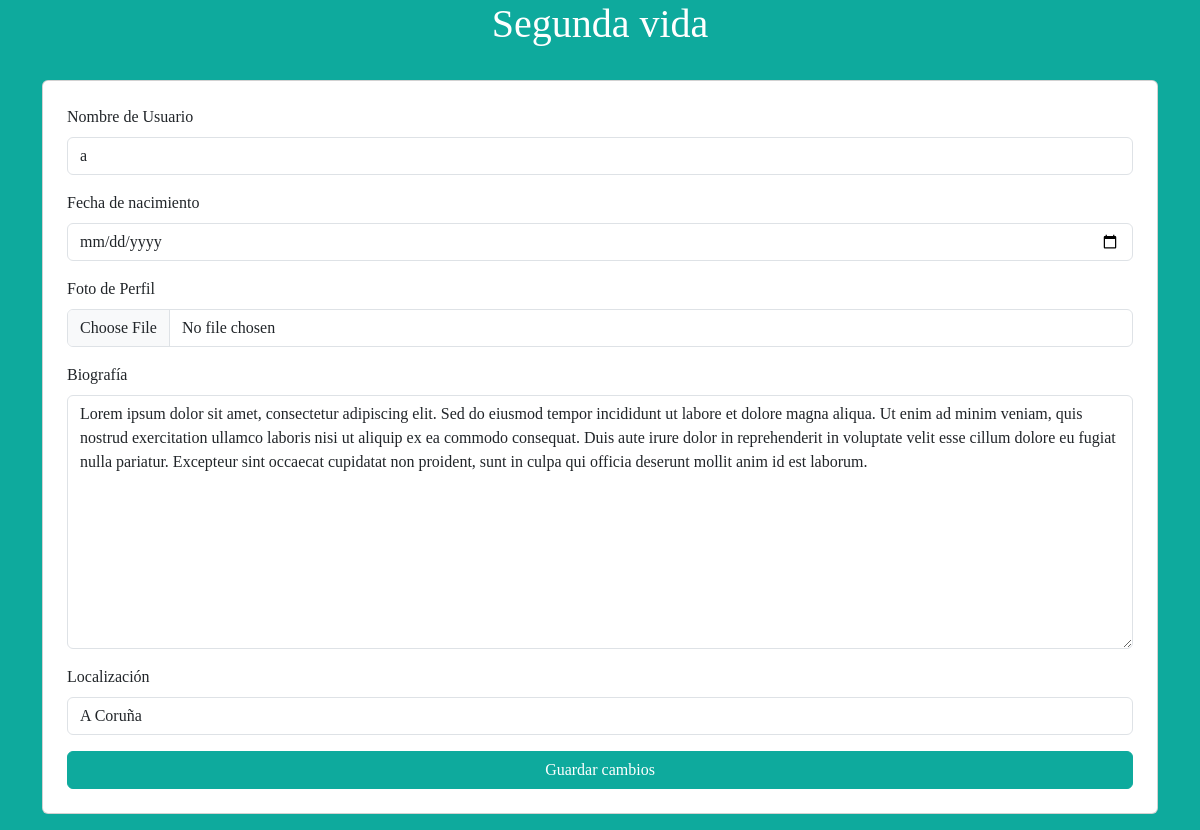
/perfil_update/1 (signed in), run on the app's committed database.
### tfg_app/models.py (models this page shows, shortened)
class Perfil(models.Model):
    user = models.OneToOneField(User, on_delete=models.CASCADE)
    username = models.CharField(max_length=200)
    fecha_nacimiento = models.DateField(blank =True, null=True)
    biografía = models.TextField(blank = True, null = True)
    localizacion = models.CharField(blank = True, null = True, max_length=1000)
    foto = models.ImageField(upload_to="perfil", default='perfil/blankprofile.webp')
    create_datetime = models.DateTimeField(auto_now_add= True)
    customer_id = models.CharField(blank=True,null=True,max_length = 100)

### tfg_app/views.py (the view, shortened to what this page needs)
# urls.py: path('perfil_update/<pk>', PerfilUpdateView.as_view(), name='perfil_update'),
class PerfilUpdateView(LoginRequiredMixin, UpdateView):
    model = Perfil
    template_name = 'perfil_update.html'
    success_url = '/'
    form_class = ProfileUpdate
    def get(self, request: HttpRequest, *args: str, **kwargs: Any) -> HttpResponse:
        return super().get(request, *args, **kwargs)

### tfg_app/forms.py
class ProfileUpdate(forms.ModelForm):
    username = forms.CharField(max_length=30,required=True,widget=forms.TextInput(attrs={'placeholder': 'Nombre', 'class': 'form-control'})
    )
    biografía = forms.CharField(widget=forms.Textarea(attrs={'placeholder': 'Biografía', 'class': 'form-control'}),required=False)
    foto_perfil = forms.ImageField(required=False,widget=forms.FileInput(attrs={'class': 'form-control'})
    )
    fecha_nacimiento = forms.DateField(widget=forms.DateInput(attrs={'type': 'date', 'placeholder': 'Fecha de nacimiento', 'class': 'form-control'}), required=True)
    localizacion = forms.ChoiceField(label='Provincia', choices=PROVINCIAS_CHOICES, required=False,widget=forms.Select(attrs={'placeholder': 'Contraseña', 'class': 'form-control'}))
    class Meta:
        model = Perfil
        fields = ('username','fecha_nacimiento','foto_perfil','biografía','localizacion')

### tfg_app/templates/perfil_update.html (shortened to what this page needs)
{% load static %}
{% include 'base.html' %}
<!DOCTYPE html>
<html lang="en">
<head>
</head>
<body class="d-flex justify-content-center align-items-center bg-primary">
    <div class="container">
    <div class="col">
        <div class="row text-center">
            <h1>Segunda vida</h1>
        </div>
        <br>
    <div class="row">
        <form method='POST' action="{% url 'perfil_update' pk=object.pk%}" enctype="multipart/form-data">
        <div class="card p-4">
            <div class="mb-3">
                <label for="username" class="form-label">Nombre de Usuario</label>
                {{form.username}}
            </div>
            <div class="mb-3">
                <label for="fecha_nacimiento" class="form-label">Fecha de nacimiento</label>
                {{form.fecha_nacimiento}}
            </div>
            <div class="mb-3">
                <label for="foto_perfil" class="form-label">Foto de Perfil</label>
                {{form.foto_perfil}}
            </div>
            <div class="mb-3">
                <label for="biografia" class="form-label">Biografía</label>
                {{form.biografía}}
            </div>
            <div class="mb-3">
                <label for="localizacion" class="form-label">Localización</label>
                {{form.localizacion}}
            </div>
            <button type="submit" class="btn btn-primary">Guardar cambios</button>
        </form>
    </div>
</div>
</div>
</body>
</html>

### tfg_app/templates/base.html (style rules this page uses)
body { margin: 0; padding: 0; font-family: 'Playfair Display', serif; text-decoration: none; }
.bg-primary, .btn-primary { background-color: #0eaa9d; border-color: #0eaa9d; }
.bg-primary, .btn-primary:hover { background-color: #0eaa9d !important; border-color: #0eaa9d; }
[class$="primary"] { background-color: #0eaa9d !important; border-color: #0eaa9d !important; color: #ffffff; }
.btn { margin-top: auto; width: 100%; }

### data on the page
Perfil: username "a", biografía "Lorem ipsum dolor sit amet, consectetur adipiscing elit. Sed do eiusmod tempor incididunt ut labore et dolore magna aliqua. Ut enim ad minim veniam, quis nostrud exercitation ullamco laboris nisi ut aliquip ex ea commodo consequat. Duis aute irure dolor in reprehenderit in voluptate velit esse cillum dolore eu fugiat nulla pariatur. Excepteur sint occaecat cupidatat non proident, sunt in culpa qui officia deserunt mollit anim id est laborum.", localizacion "A Coruña"
